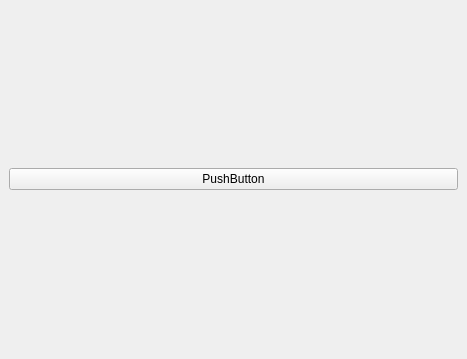
<?xml version="1.0" encoding="UTF-8"?>
<ui version="4.0">
 <class>MainWindow</class>
 <widget class="QMainWindow" name="MainWindow">
  <property name="geometry">
   <rect>
    <x>0</x>
    <y>0</y>
    <width>467</width>
    <height>359</height>
   </rect>
  </property>
  <property name="windowTitle">
   <string>MainWindow</string>
  </property>
  <widget class="QWidget" name="centralwidget">
   <layout class="QHBoxLayout" name="horizontalLayout">
    <item>
     <widget class="QPushButton" name="pushButton">
      <property name="text">
       <string>PushButton</string>
      </property>
     </widget>
    </item>
   </layout>
  </widget>
 </widget>
 <resources/>
 <connections/>
</ui>
